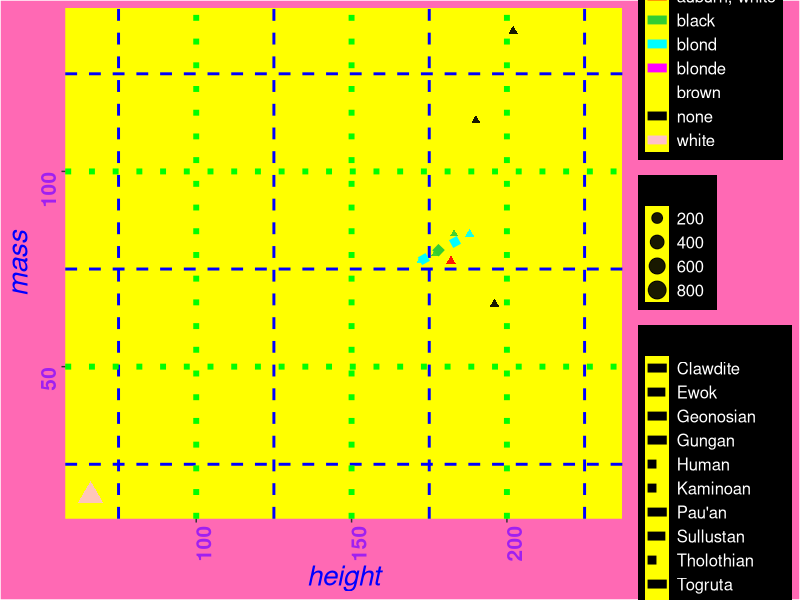

The R script that drew this image:
## ---- chunk 1
knitr::opts_chunk$set(echo = TRUE)
library(knitr)
library(ade4)
library(FactoMineR)
## ---- chunk 2
  data("starwars")
 
## ---- chunk 3

       library(ggplot2)
     library(dplyr)
     
     # Nettoyage des données pour éviter les NA et convertir en facteur
     data <- starwars %>%
       filter(!is.na(height) & !is.na(mass) & !is.na(hair_color) & !is.na(gender) & !is.na(species)) %>%
       sample_n(20) %>%  # Échantillonnage pour éviter trop de points
       mutate(
         hair_color = as.factor(hair_color),
         gender = as.factor(gender),
         species = as.factor(species)
       )
     
     # Création du graphique bien moche
     ggplot(data, aes(x = height, y = mass, color = hair_color, shape = gender, size = birth_year)) +
       geom_point(alpha = 0.9) + 
       geom_line(aes(linetype = species), size = 3) +  # Lignes épaisses moches
       scale_color_manual(values = c("red", "limegreen", "cyan", "magenta", "yellow", "black", "pink", "orange", "brown")) +  # Couleurs flashy corrigées
       theme(
         panel.background = element_rect(fill = "yellow"),  # Fond agressif
         plot.background = element_rect(fill = "hotpink"),  # Cadre horrible
         panel.grid.major = element_line(color = "green", linetype = "dotted", size = 2),  # Grille énorme
         panel.grid.minor = element_line(color = "blue", linetype = "dashed", size = 1),  
         axis.text = element_text(size = 15, angle = 90, face = "bold", color = "purple"),
         axis.title = element_text(size = 20, face = "italic", color = "blue"),
         legend.background = element_rect(fill = "black"),
         legend.text = element_text(color = "white", size = 12),
         plot.title = element_text(size = 30, face = "bold", color = "green")
       ) 
       
